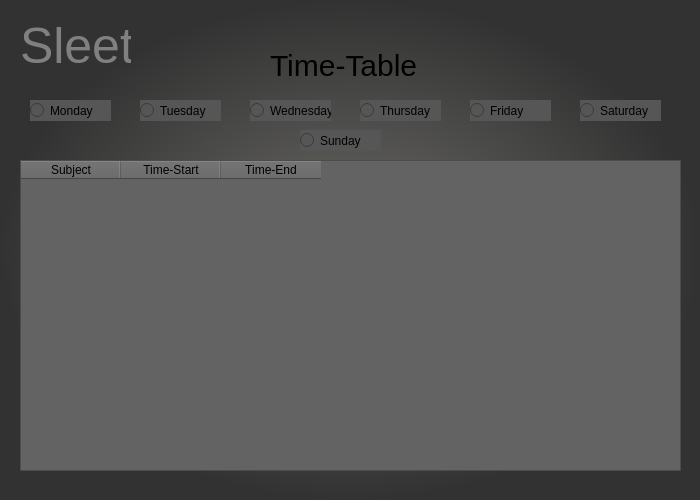
<?xml version="1.0" encoding="UTF-8"?>
<ui version="4.0">
 <class>time_table</class>
 <widget class="QDialog" name="time_table">
  <property name="geometry">
   <rect>
    <x>0</x>
    <y>0</y>
    <width>700</width>
    <height>500</height>
   </rect>
  </property>
  <property name="minimumSize">
   <size>
    <width>700</width>
    <height>500</height>
   </size>
  </property>
  <property name="maximumSize">
   <size>
    <width>700</width>
    <height>500</height>
   </size>
  </property>
  <property name="windowTitle">
   <string>Sleet</string>
  </property>
  <property name="styleSheet">
   <string notr="true">
background-color:qradialgradient(spread:pad, cx:0.5, cy:0.5, radius:0.5, fx:0.504049, fy:0.523, stop:0 rgba(109, 108, 104, 255), stop:1 rgba(50, 50, 50, 255));</string>
  </property>
  <widget class="QTableWidget" name="tableWidget">
   <property name="geometry">
    <rect>
     <x>20</x>
     <y>160</y>
     <width>661</width>
     <height>311</height>
    </rect>
   </property>
   <property name="minimumSize">
    <size>
     <width>0</width>
     <height>0</height>
    </size>
   </property>
   <property name="maximumSize">
    <size>
     <width>99999</width>
     <height>99999</height>
    </size>
   </property>
   <property name="styleSheet">
    <string notr="true">color:black;
background-color:rgb(99, 99, 99)</string>
   </property>
   <column>
    <property name="text">
     <string>Subject</string>
    </property>
   </column>
   <column>
    <property name="text">
     <string>Time-Start</string>
    </property>
   </column>
   <column>
    <property name="text">
     <string>Time-End</string>
    </property>
   </column>
  </widget>
  <widget class="QLabel" name="label">
   <property name="geometry">
    <rect>
     <x>20</x>
     <y>10</y>
     <width>111</width>
     <height>71</height>
    </rect>
   </property>
   <property name="styleSheet">
    <string notr="true">background-color: rgba(0,0,0,0%);
color: grey;
font-size : 50px;

</string>
   </property>
   <property name="text">
    <string>Sleet</string>
   </property>
  </widget>
  <widget class="QLabel" name="label_2">
   <property name="geometry">
    <rect>
     <x>270</x>
     <y>30</y>
     <width>171</width>
     <height>71</height>
    </rect>
   </property>
   <property name="styleSheet">
    <string notr="true">background-color: rgba(0,0,0,0%);
color:black;
font-size : 30px;

</string>
   </property>
   <property name="text">
    <string>Time-Table</string>
   </property>
  </widget>
  <widget class="QRadioButton" name="radioButton">
   <property name="geometry">
    <rect>
     <x>30</x>
     <y>100</y>
     <width>81</width>
     <height>21</height>
    </rect>
   </property>
   <property name="styleSheet">
    <string notr="true">background-color:rgb(86, 86, 86);</string>
   </property>
   <property name="text">
    <string>Monday</string>
   </property>
  </widget>
  <widget class="QRadioButton" name="radioButton_2">
   <property name="geometry">
    <rect>
     <x>140</x>
     <y>100</y>
     <width>81</width>
     <height>21</height>
    </rect>
   </property>
   <property name="styleSheet">
    <string notr="true">background-color:rgb(86, 86, 86);</string>
   </property>
   <property name="text">
    <string>Tuesday</string>
   </property>
  </widget>
  <widget class="QRadioButton" name="radioButton_3">
   <property name="geometry">
    <rect>
     <x>250</x>
     <y>100</y>
     <width>81</width>
     <height>21</height>
    </rect>
   </property>
   <property name="styleSheet">
    <string notr="true">background-color:rgb(86, 86, 86);</string>
   </property>
   <property name="text">
    <string>Wednesday</string>
   </property>
  </widget>
  <widget class="QRadioButton" name="radioButton_4">
   <property name="geometry">
    <rect>
     <x>360</x>
     <y>100</y>
     <width>81</width>
     <height>21</height>
    </rect>
   </property>
   <property name="styleSheet">
    <string notr="true">background-color:rgb(86, 86, 86);</string>
   </property>
   <property name="text">
    <string>Thursday</string>
   </property>
  </widget>
  <widget class="QRadioButton" name="radioButton_5">
   <property name="geometry">
    <rect>
     <x>470</x>
     <y>100</y>
     <width>81</width>
     <height>21</height>
    </rect>
   </property>
   <property name="styleSheet">
    <string notr="true">background-color:rgb(86, 86, 86);</string>
   </property>
   <property name="text">
    <string>Friday</string>
   </property>
  </widget>
  <widget class="QRadioButton" name="radioButton_6">
   <property name="geometry">
    <rect>
     <x>580</x>
     <y>100</y>
     <width>81</width>
     <height>21</height>
    </rect>
   </property>
   <property name="styleSheet">
    <string notr="true">background-color:rgb(86, 86, 86);</string>
   </property>
   <property name="text">
    <string>Saturday</string>
   </property>
  </widget>
  <widget class="QRadioButton" name="radioButton_7">
   <property name="geometry">
    <rect>
     <x>300</x>
     <y>130</y>
     <width>81</width>
     <height>21</height>
    </rect>
   </property>
   <property name="styleSheet">
    <string notr="true">background-color:rgb(86, 86, 86);</string>
   </property>
   <property name="text">
    <string>Sunday</string>
   </property>
  </widget>
 </widget>
 <resources/>
 <connections/>
</ui>
